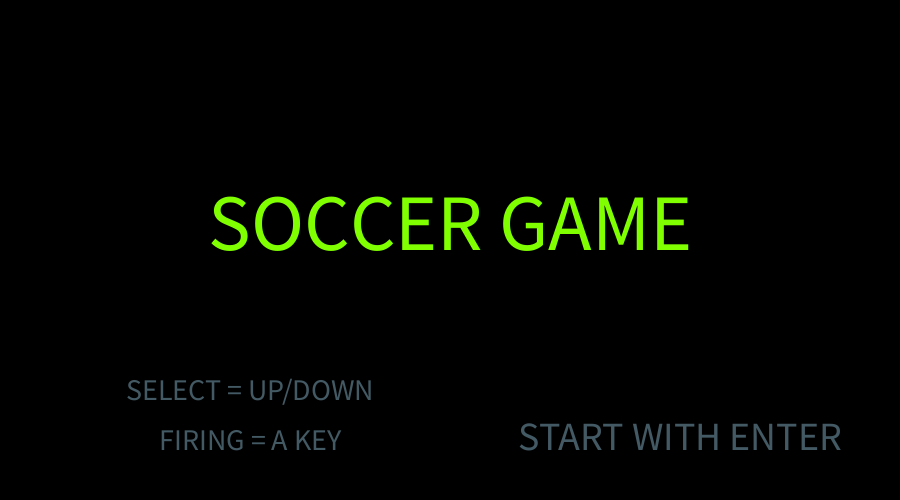
Frame 1 (no input)
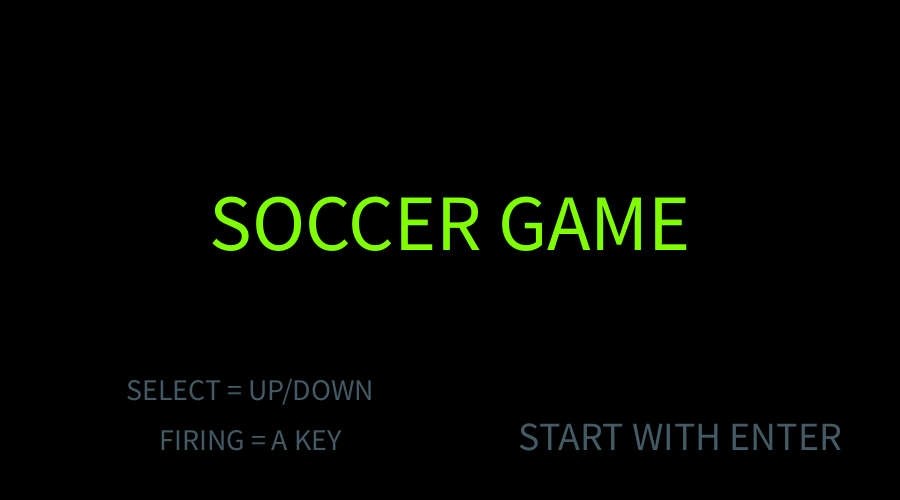
Frame 60 (the mouse pressed at the canvas centre just before this capture)
Frame 120 (the mouse held since frame 60 and released just before this capture): identical to frame 60, image omitted

The Processing sketch that drew these frames (run headless with seeded random() and noise(); from frame 60 on, the mouse is pressed at the canvas centre):

// Processing sketch: succer
// ── succer.pde
float Fx = 50;
float Fy = 230;
float Dx = 250;
float Dy = 0;
float Dx2 = 450;
float Dy2 = 0;
float Bx = 100;
float By = 0;
float BFY = 0;
float speed = 30;
float speed2= 30;
float speed3G= 30;
float DFflag = 0;
float Gx = 700;
float Gy = 10;
float Bxflag = 0;
float angle = 0.0;
float AS = 0;


int flag = 0;
int flagGA = 0;
int ishitcol = 0;
int ishitcol2 = 0;
int ishitcol3 = 0;
int ishitcol4 = 0;
int score = 0;
int gamen = 1;

float FW;
float FD;

//Ballの初期位置を指定
float bx = 100;
float by = 250;

//Playerの初期位置を指定
float px = 50;
float py = 200;

//重力用の変数
float g;

//PlayerとGoalの角度用の変数
float rad;

//Ballの向き用の変数
float vx;
float vy;

//Ballを蹴る強さ用の変数
float pwr = 7;

//制限時間
int timeLimit = 20;
int countDown;


void setup() {
  size(900, 500);
}


void draw() {
  if (gamen == 1) {
    title();
  }
  if (gamen == 2) {
    game();
  }
}

void title() {
  //タイトル画面
  background(0);
  textAlign(CENTER);
  textSize(80);
  fill(127, 255, 0);
  text("SOCCER GAME", width/2, height/2);

  textSize(40);
  fill(67, 89, 99);
  text("START WITH ENTER", 680, 450);

  textSize(30);
  fill(67, 89, 99);
  text("SELECT = UP/DOWN", 250, 400);

  textSize(30);
  fill(67, 89, 99);
  text("FIRING = A KEY", 250, 450);
}


void game() {
  fill(255, 250);
  rect(0, 0, width, height);
  background(0);

  int ms = millis()/1000;


  //BALL

  if (Bxflag == 1) {
    //Ballの位置を計算
    bx += vx;
    by += vy;

    vy += g;  
    println(Bxflag);
  }




  // 残像

  for (int i=0; i<10; i++) {
    fill(255, 255, 255, 100 - i * 10);
    if (Bxflag == 1) {
      ellipse(Bx - 5 * i, Fy+20, 20, 20);
    }
  }
  fill(255, 255, 255);

  ellipse(bx, by, 20, 20);

  angle+=0.1;


  //当たり判定

  ishitcol = isHit(bx, by, 20, 20, Dx, Dy, 20, 70);
  if (ishitcol==1) {
    flag = 1;
  }

  ishitcol2 = isHit(bx, by, 20, 20, Dx2, Dy2, 20, 70);
  if (ishitcol2==1) {
    flag = 1;
  }

  ishitcol3 = isHit(bx, by, 20, 20, Gx, Gy, 55, 130);
  if (ishitcol3==1) {
    flag = 1;
  }

  ishitcol4 = isHit(bx, by, 20, 20, 850, 150, 50, 190 );
  if (ishitcol4==1) {
    flagGA = 1;
  }

  //FW

  if (flag==1) {
    fill(255, 0, 0); 
    //flag = 0;
    background(0);
    Bx = 100000;
    textSize(90);
    fill(255, 0, 0);
    text("FAILED", width/2, height/2);

    textSize(35);
    fill(255, 0, 0);
    text("Restart with space bar", 685, 460);
  } else {
    fill(255, 255, 255);
  }
  fill(0, 255, 255);
  rect(Fx, Fy+FW+FD, 40, 40);



  if (FW>=0) {
    FW=FW*0.1;
  }

  if (abs(FD)>=0) {
    FD=FD*0.1;
  }


  //GALL

  //スコアを表示
  fill(255);
  textAlign(CENTER);
  textSize(48);
  text(score, 800, 100);

  if (flagGA==1) {
    //fill(255, 0, 0);
    score = score + 1;
    flagGA = 0;
    bx = 100000;
  } else {
    fill(255, 255, 255);
  }
  rect(850, 150, 50, 190);

  //制限時間
  countDown = timeLimit - ms;
  if (countDown > 0) {
    textSize(27);

    if (countDown <= 10) {
      textSize(27);
    }
    text("COUNT DOWN : "+ (int)countDown, 130, 40);
  } else {
    textSize(90);
    fill(255, 0, 0);
    text("TIME OVER", width/2, height/2);
    noLoop();
  }


  //DF1

  fill(127, 255, 0);
  rect(Dx, Dy, 20, 70);
  if (Dy > 430) {
    speed = random(-5, -1);
  }
  if (Dy < 0) {
    speed = random(5, 1);
  }
  Dy = Dy + speed;


  //DF2
  rect(Dx2, Dy2, 20, 70);


  if (Dy2 > 430) {
    speed2 = random(-5, -1);
  }
  if (Dy2 < 0) {
    speed2 = random(5, 1);
  }
  Dy2 = Dy2 + speed2;




  //GK 
  rect(Gx, Gy, 55, 130);
  if (Gy > 370) {
    speed3G = random(-10, -1);
  }
  if (Gy < 0) {
    speed3G = random(10, 1);
  }
  Gy = Gy + speed3G;
}

void keyPressed() {
  //シュート
  if (key == 'a') {
    if (Bx ==100) {
      //Ball をPlayer の前にセット
      bx = Fx + 40;
      by = Fy + 20; 

      //重力を設定
      g = -(by - height/2)/3500;

      //コメント
      //Player 中心から離れるほど、重力が働くようになっています。

      //Player とGoal の角度を計算しています。
      //Player とGoal を対角線で結んだ直角三角形の高さと底辺を指定。
      rad = atan2(by - height/2, width - bx+80);//◇

      //Ball を蹴りだす方向と、強さを設定しています。
      vx = cos(rad) * pwr;
      vy = sin(rad) * pwr;

      //フラグの値を変更することでボールが移動します。
      Bxflag = 1;
    }
  }

  //セット
  if (key == ' ') {
    if (Bx > 900) {
      Bxflag = 0;
      Bx = 100;
      By = 250;
    }
  }


  if (key == ' ') {
    if (flag == 1) {
      init();
    }
  }
  if (key == CODED) {
    if (keyCode == UP) {
      Fy -= 10;
      FW = 5;
    }

    if (keyCode == DOWN) {
      Fy += 10;
      FD =-5;
    }
  }

  if (keyCode == ENTER) {
    gamen = 2;
  }
}

void init() {
  score = 0;
  flag = 0;
  flagGA = 0;
  speed = 30;
  speed2= 30;
  speed3G= 30;
  DFflag = 0;
}
int isHit(float px, float py, float pw, float ph, float ex, float ey, float Ax, float Ay) {

  if (px < ex + Ax && px + pw > ex) {
    if (py < ey + Ay && py + ph > ey) {
      return 1;
    }
  }
  return 0;
}
